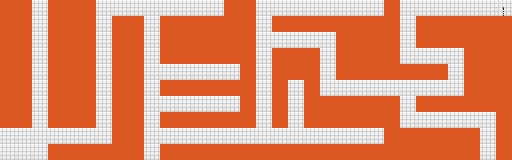

A level layout from a 2D game, rendered from its tile map. Below: a short description, then the map file with tile-grid data replaced by summaries:
An orthogonal 32x10 tile map with 16x16 px tiles, 2 tile layers (Слой тайлов 1, candles), 3 tilesets and 27 objects (spawnpoint).

<map version="1.10" tiledversion="1.12.2" orientation="orthogonal" renderorder="right-down" width="32" height="10" tilewidth="16" tileheight="16" infinite="0" nextlayerid="4" nextobjectid="31">
 <properties>
  <property name="spawnpoint" value="spawnpoint7" />
  <property name="zoom" type="float" value="10" />
 </properties>
 <tileset firstgid="1" name="lava" tilewidth="16" tileheight="16" tilecount="1" columns="1">
  <image source="lava.png" width="16" height="16" />
  <tile id="0">
   <properties>
    <property name="damage" type="int" value="3" />
   </properties>
  </tile>
 </tileset>
 <tileset firstgid="2" name="white" tilewidth="16" tileheight="16" tilecount="1" columns="1">
  <image source="white.png" width="16" height="16" />
 </tileset>
 <tileset firstgid="3" source="candle.tsx" />
 <layer id="1" name="Слой тайлов 1" width="32" height="10">
  <data>[320 cells, 320 non-empty, 2 distinct tile ids]</data>
 </layer>
 <objectgroup id="2" name="objects">
  <object id="1" name="spawnpoint" x="33.4545" y="144.485">
   <point />
  </object>
  <object id="2" x="0" y="0" width="32" height="128">
   <properties>
    <property name="damage" type="int" value="5" />
   </properties>
  </object>
  <object id="3" x="48" y="0" width="48" height="128.182">
   <properties>
    <property name="damage" type="int" value="5" />
   </properties>
  </object>
  <object id="4" x="48" y="144" width="96" height="16">
   <properties>
    <property name="damage" type="int" value="5" />
   </properties>
  </object>
  <object id="5" x="112" y="16" width="32" height="144">
   <properties>
    <property name="damage" type="int" value="5" />
   </properties>
  </object>
  <object id="7" x="160" y="16" width="96" height="48">
   <properties>
    <property name="damage" type="int" value="5" />
   </properties>
  </object>
  <object id="8" x="160" y="80" width="96" height="16">
   <properties>
    <property name="damage" type="int" value="5" />
   </properties>
  </object>
  <object id="9" x="160" y="112" width="96" height="16">
   <properties>
    <property name="damage" type="int" value="5" />
   </properties>
  </object>
  <object id="10" x="160" y="144" width="320" height="16">
   <properties>
    <property name="damage" type="int" value="5" />
   </properties>
  </object>
  <object id="12" x="384" y="128" width="96" height="16">
   <properties>
    <property name="damage" type="int" value="5" />
   </properties>
  </object>
  <object id="13" x="304" y="96" width="96" height="32">
   <properties>
    <property name="damage" type="int" value="5" />
   </properties>
  </object>
  <object id="14" x="272" y="48" width="16" height="80">
   <properties>
    <property name="damage" type="int" value="5" />
   </properties>
  </object>
  <object id="15" x="288" y="48" width="32" height="32">
   <properties>
    <property name="damage" type="int" value="5" />
   </properties>
  </object>
  <object id="16" x="304" y="80" width="16" height="16">
   <properties>
    <property name="damage" type="int" value="5" />
   </properties>
  </object>
  <object id="17" x="224" y="0" width="32" height="16">
   <properties>
    <property name="damage" type="int" value="5" />
   </properties>
  </object>
  <object id="18" x="240" y="64" width="16" height="16">
   <properties>
    <property name="damage" type="int" value="5" />
   </properties>
  </object>
  <object id="19" x="240" y="96" width="16" height="16">
   <properties>
    <property name="damage" type="int" value="5" />
   </properties>
  </object>
  <object id="20" x="272" y="16" width="128" height="16">
   <properties>
    <property name="damage" type="int" value="5" />
   </properties>
  </object>
  <object id="21" x="336" y="32" width="64" height="48">
   <properties>
    <property name="damage" type="int" value="5" />
   </properties>
  </object>
  <object id="22" x="400" y="64" width="48" height="16">
   <properties>
    <property name="damage" type="int" value="5" />
   </properties>
  </object>
  <object id="23" x="384" y="0" width="16" height="16">
   <properties>
    <property name="damage" type="int" value="5" />
   </properties>
  </object>
  <object id="24" x="416" y="16" width="96" height="32">
   <properties>
    <property name="damage" type="int" value="5" />
   </properties>
  </object>
  <object id="25" x="464" y="48" width="48" height="64">
   <properties>
    <property name="damage" type="int" value="5" />
   </properties>
  </object>
  <object id="26" x="416" y="96" width="48" height="16">
   <properties>
    <property name="damage" type="int" value="5" />
   </properties>
  </object>
  <object id="27" x="496" y="112" width="16" height="48">
   <properties>
    <property name="damage" type="int" value="5" />
   </properties>
  </object>
  <object id="28" x="496" y="0" width="16" height="16">
   <properties>
    <property name="candle" type="float" value="0" />
   </properties>
  </object>
  <object id="29" x="0" y="127.995" width="13.9091" height="31.9141">
   <properties>
    <property name="spawnpoint" value="spawnpoint7" />
    <property name="transition" value="untitled" />
   </properties>
  </object>
 </objectgroup>
 <layer id="3" name="candles" width="32" height="10">
  <data>[320 cells, 1 non-empty, 1 distinct tile ids]</data>
 </layer>
</map>
